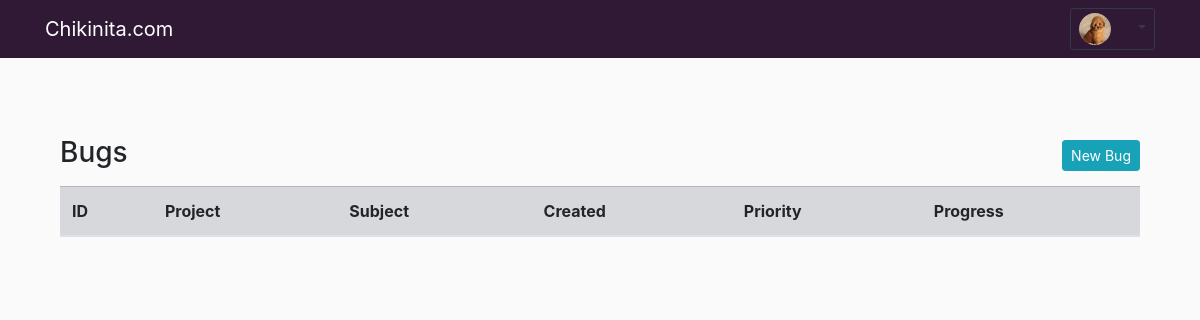
The page /index (signed in) on the database as committed earlier.
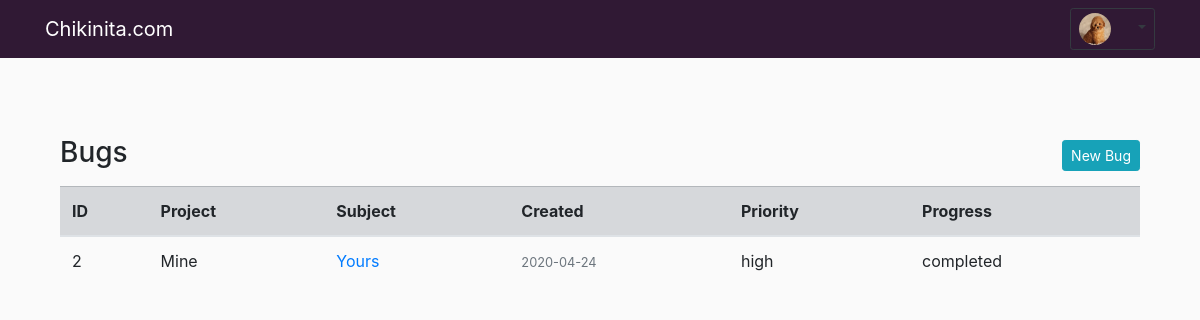
The same page on the database as committed later.
### app/models.py (models this page shows, shortened)
class User(UserMixin, db.Model):
    id = db.Column(db.Integer, primary_key=True)
    username = db.Column(db.String(64), index=True, unique=True)
    email = db.Column(db.String(120), index=True, unique=True)
    image_file = db.Column(db.String(20), nullable=False, default='default.png')
    password_hash = db.Column(db.String(128))
    trackers = db.relationship('Tracker', backref='author', lazy='dynamic')
    last_seen = db.Column(db.DateTime, nullable=True, default=datetime.utcnow)
    def __repr__(self):
        return f"User('{self.username}', '{self.email}', '{self.image_file}, '{self.last_seen}')"

class Tracker(db.Model):
    id = db.Column(db.Integer, primary_key=True)
    project = db.Column(db.String(60), nullable=False)
    subject = db.Column(db.String(140), nullable=False)
    content = db.Column(db.String(300), nullable=False)
    priority = db.Column(db.String(16), nullable=False)
    progress = db.Column(db.String(16), nullable=False)
    date_created = db.Column(db.DateTime, default=datetime.utcnow)
    user_id = db.Column(db.Integer, db.ForeignKey('user.id'))

### app/main/routes.py (the view)
@bp.route("/")
@bp.route("/index")
@login_required
def index():
    track = Tracker.query.all()
    return render_template('index.html', track=track)

### app/main/routes.py (called while the page is built)
@bp.before_request
def before_request():
    if current_user.is_authenticated:
        current_user.last_seen = datetime.utcnow()
        db.session.commit()

### app/models.py (called while the page is built)
@login.user_loader
def load_user(id):
    return User.query.get(int(id))

### app/templates/index.html
{% extends "base.html" %}
{% block content %}
<div class="container">
<div>
  <h3>Bugs
  <a class="btn btn-info btn-sm float-right mt-1 mb-1" href="{{ url_for('main.new_bug') }}">New Bug</a></h3>
</div>
  <table class="table table-hover mt-3">
    <thead class="table table-secondary">
        <tr>
          <th>ID</th>
          <th>Project</th>
          <th>Subject</th>
          <th>Created</th>
          <th>Priority</th>
          <th>Progress</th>
        </tr>
      </thead>
        {% for t in track %}
          {% if t.author == current_user %}
          <tbody>
            <tr>
              <td>{{ t.id }}</td>
              <td>{{ t.project.title() }}</td>
              <td>
                <a class="article-title" href="{{ url_for('main.bug', track_id=t.id) }}">
                {{ t.subject.title() }}</a>
              </td>
              <td>
                <small class="text-muted">{{ t.date_created.strftime('%Y-%m-%d') }}</small>
              </td>
              <td>{{ t.priority }}</td>
              <td>{{ t.progress }}</td>
            {% endif %}
            {% endfor %}
    </tbody>
  </table>
</div>
{% endblock content %}

### app/templates/base.html (shortened to what this page needs)
<!DOCTYPE html>
<html lang="en">
<head>
  <link rel="stylesheet" href="https://maxcdn.bootstrapcdn.com/bootstrap/4.4.1/css/bootstrap.min.css">
  <link href="{{ url_for('static', filename='main.css') }}" rel="stylesheet">
</head>
<body>
  <nav class="navbar navbar-expand-lg navbar-dark bg-dark_purple fixed-top">
    <div class="container">
      <a class="navbar-brand" href="{{ url_for('main.index') }}">Chikinita.com</a>
        {% if current_user.is_anonymous %}
        {% else %}
          <div class="dropdown">
            <button type="button" class="btn dropdown-toggle btn-sm btn-outline-dark" data-toggle="dropdown">
            <img class="rounded-circle small-image img-fluid"
            src="{{ url_for('static', filename='profile_pics/' + current_user.image_file) }}">
            <span class="sr-only">(current)</span></button>
          </div>
        {% endif %}
      </nav>
<div class="container">
  {% block content %}
  {% endblock %}
</div>
    </body>
    </html>

### app/static/main.css (style rules this page uses)
body { padding-top: 56px; background-color: #fafafa; margin-top: 5rem; font-size: 1em; }
.bg-dark_purple { background-color: #301934; }
.small-image { height: 32px; width: 32px; margin-right: 20px; vertical-align: middle; }

Rows that differ between the two databases and show on the page:
added Tracker: id "2", project "Mine", subject "Yours", date_created "2020-04-24", priority "high", progress "completed"
